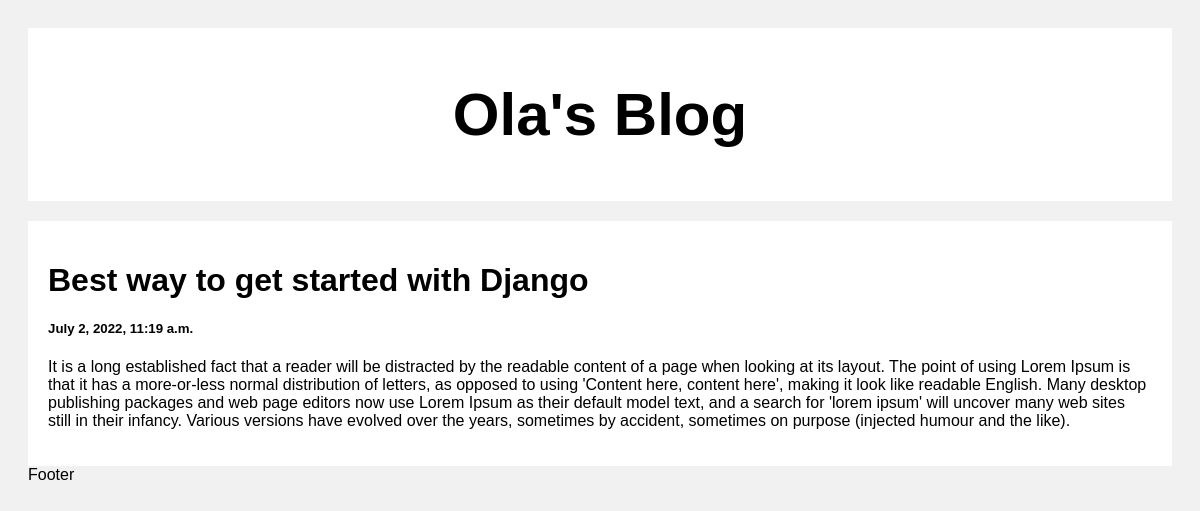
The app's page /post/2/ with its own data.
### posts/models.py (models this page shows)
class Posts(models.Model):
    title = models.CharField(max_length=100)
    body = models.CharField(max_length=1000000)
    created_at = models.DateTimeField(default=datetime.now, blank=True)

### posts/views.py (the view)
# urls.py: path('post/<str:pk>/', views.post, name='post')
def post(request, pk):
    posts = Posts.objects.get(id=pk)
    return render(request, 'posts.html', {'posts':posts})

### templates/posts.html (shortened to what this page needs)
<!DOCTYPE html>
<html>
<head>
</head>
<body>
<div class="header">
  <h2>Ola's Blog</h2>
</div>
<div class="row">
  <div class="leftcolumn">
    <div class="card">
        <h1>{{posts.title}}</h1>
        <h5>{{posts.created_at}}</h5>
        <p>{{posts.body}}</p>
    </div>
  </div>
</div>
</body>
</html>

### templates/posts.html (style rules this page uses)
* { box-sizing: border-box; }
body { font-family: Arial; padding: 20px; background: #f1f1f1; }
.header { padding: 2px; font-size: 40px; text-align: center; background: white; }
.leftcolumn { float: left; width: 100%; }
.card { background-color: white; padding: 20px; margin-top: 20px; }
.row:after { content: ""; display: table; clear: both; }

### records on screen
Posts: title "Best way to get started with Django", created_at "July 2, 2022, 11:19 a.m.", body "It is a long established fact that a reader will be distracted by the readable content of a page when looking at its layout. The point of using Lorem Ipsum is that it has a more-or-less normal distribution of letters, as opposed to using 'Content here, content here', making it look like readable English. Many desktop publishing packages and web page editors now use Lorem Ipsum as their default model text, and a search for 'lorem ipsum' will uncover many web sites still in their infancy. Various versions have evolved over the years, sometimes by accident, sometimes on purpose (injected humour and the like)."
